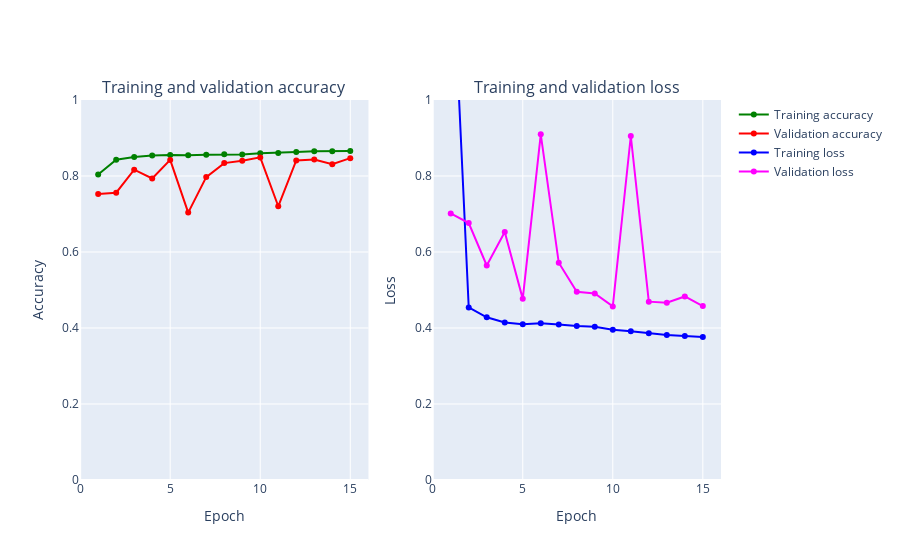

Notebook code cell kept with this figure:
### Markdown cell above
### Does rotating help with model performance?

### Code cell
%%time
from keras.layers import BatchNormalization
fashion_model_batch = Sequential()
fashion_model_batch.add(Conv2D(32, kernel_size=(3, 3),activation='linear',input_shape=(28,28,1)))

fashion_model_batch.add(Conv2D(64, (3, 3), activation='linear'))
fashion_model_batch.add(BatchNormalization())
fashion_model_batch.add(Flatten())
fashion_model_batch.add(Dense(128, activation='linear'))
fashion_model_batch.add(Dense(num_classes, activation='softmax'))
fashion_model_batch.compile(loss='categorical_crossentropy', optimizer=keras.optimizers.Adam(),metrics=['accuracy'])
fashion_model_batch.summary()

early_stopping = EarlyStopping(monitor='val_loss', patience=5, verbose=1, mode='auto')
h_callback = fashion_model_batch.fit(X_train, y_train, epochs = 100, batch_size=128,validation_data=(X_val, y_val),callbacks=[early_stopping])


# Plot train vs test loss during training 
plot_accuracy_and_loss(h_callback)
# evaluate on test set
score = fashion_model.evaluate(X_test, y_test, verbose=0)
print('Test loss:', score[0])
print('Test accuracy:', score[1])

### Figure 1 — Plotly figure (JSON) as saved in the notebook; plotly's stock layout.template omitted (floating-point values rounded to 4 significant figures)
{"data": [{"marker": {"color": "Green"}, "mode": "markers+lines", "name": "Training accuracy", "text": ["1", "2", "3", "4", "5", "6", "7", "8", "9", "10", "11", "12", "13", "14", "15"], "type": "scatter", "x": [1, 2, 3, 4, 5, 6, 7, 8, 9, 10, 11, 12, 13, 14, 15], "xaxis": "x", "y": [0.8039, 0.8427, 0.8499, 0.8538, 0.8552, 0.8544, 0.8556, 0.8569, 0.8568, 0.8601, 0.8607, 0.8632, 0.8652, 0.8648, 0.8661], "yaxis": "y"}, {"marker": {"color": "Red"}, "mode": "markers+lines", "name": "Validation accuracy", "text": ["1", "2", "3", "4", "5", "6", "7", "8", "9", "10", "11", "12", "13", "14", "15"], "type": "scatter", "x": [1, 2, 3, 4, 5, 6, 7, 8, 9, 10, 11, 12, 13, 14, 15], "xaxis": "x", "y": [0.7529, 0.7562, 0.8167, 0.7935, 0.8423, 0.7037, 0.7971, 0.8339, 0.8404, 0.849, 0.7203, 0.8409, 0.8437, 0.8308, 0.847], "yaxis": "y"}, {"marker": {"color": "Blue"}, "mode": "markers+lines", "name": "Training loss", "text": ["1", "2", "3", "4", "5", "6", "7", "8", "9", "10", "11", "12", "13", "14", "15"], "type": "scatter", "x": [1, 2, 3, 4, 5, 6, 7, 8, 9, 10, 11, 12, 13, 14, 15], "xaxis": "x2", "y": [1.475, 0.454, 0.4281, 0.4144, 0.4096, 0.4124, 0.4093, 0.405, 0.403, 0.3954, 0.3917, 0.3859, 0.3816, 0.379, 0.3762], "yaxis": "y2"}, {"marker": {"color": "Magenta"}, "mode": "markers+lines", "name": "Validation loss", "text": ["1", "2", "3", "4", "5", "6", "7", "8", "9", "10", "11", "12", "13", "14", "15"], "type": "scatter", "x": [1, 2, 3, 4, 5, 6, 7, 8, 9, 10, 11, 12, 13, 14, 15], "xaxis": "x2", "y": [0.7015, 0.6762, 0.5645, 0.6528, 0.4767, 0.9098, 0.5717, 0.4954, 0.4908, 0.4568, 0.9052, 0.4693, 0.4667, 0.4831, 0.4576], "yaxis": "y2"}], "layout": {"annotations": [{"font": {"size": 16}, "showarrow": false, "text": "Training and validation accuracy", "x": 0.225, "xanchor": "center", "xref": "paper", "y": 1, "yanchor": "bottom", "yref": "paper"}, {"font": {"size": 16}, "showarrow": false, "text": "Training and validation loss", "x": 0.775, "xanchor": "center", "xref": "paper", "y": 1, "yanchor": "bottom", "yref": "paper"}], "xaxis": {"anchor": "y", "domain": [0, 0.45], "title": {"text": "Epoch"}}, "xaxis2": {"anchor": "y2", "domain": [0.55, 1], "title": {"text": "Epoch"}}, "yaxis": {"anchor": "x", "domain": [0, 1], "range": [0, 1], "title": {"text": "Accuracy"}}, "yaxis2": {"anchor": "x2", "domain": [0, 1], "range": [0, 1], "title": {"text": "Loss"}}}}
